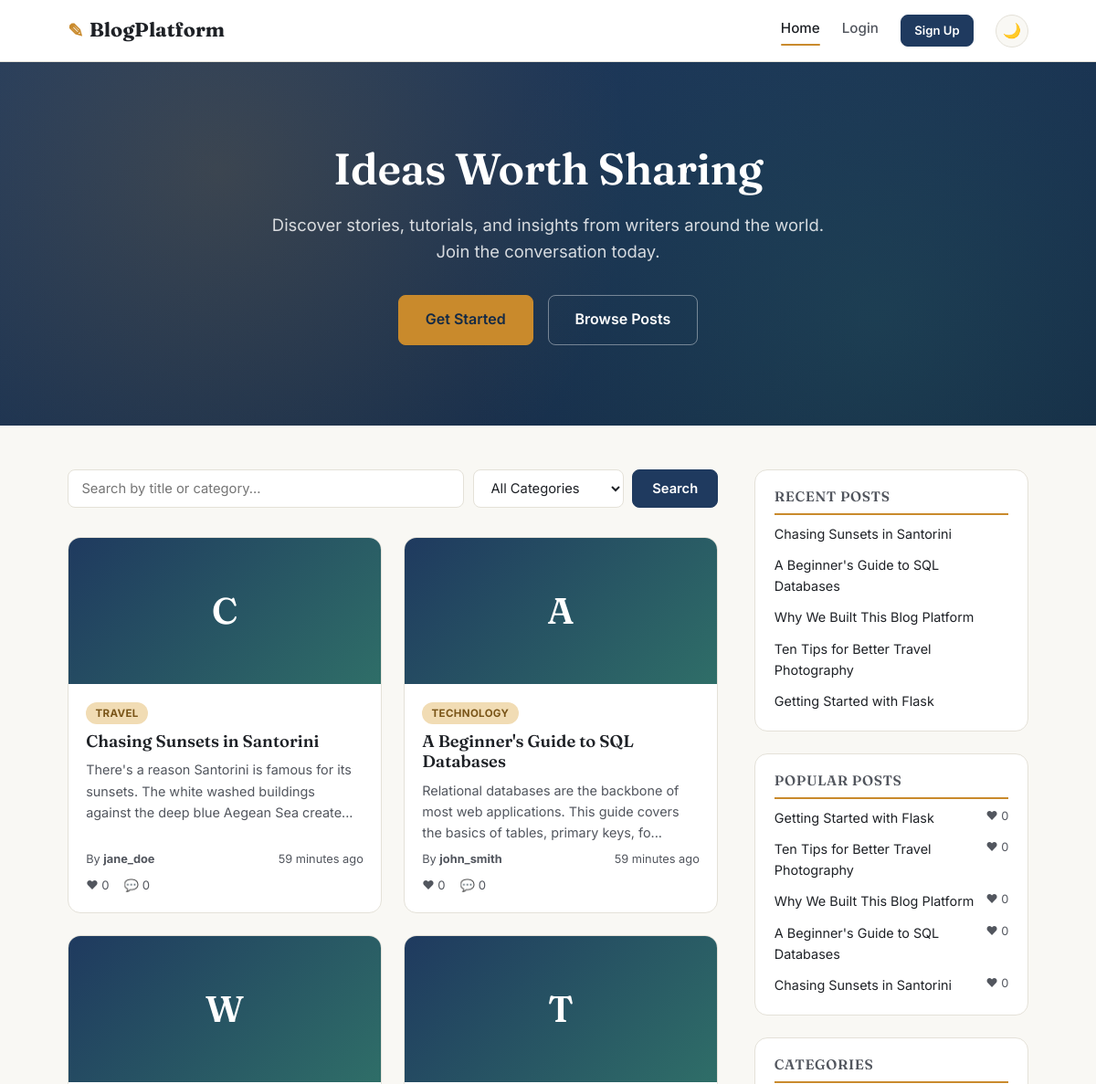
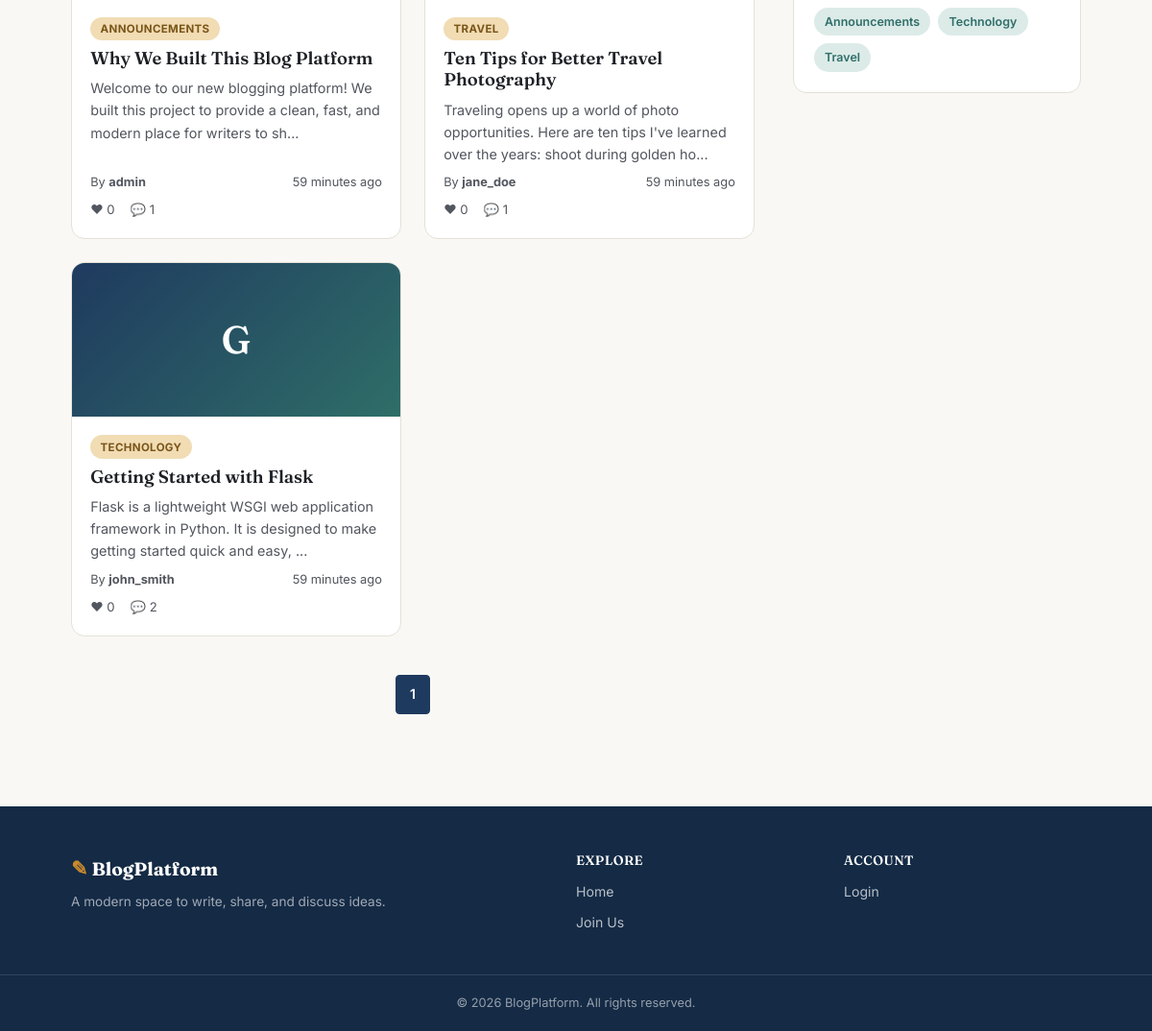
The page / on the database its author committed (2 pictures, top to bottom).
### models.py (models this page shows, shortened)
class BlogPost(db.Model):
    __tablename__ = "blog_posts"
    id = db.Column(db.Integer, primary_key=True)
    title = db.Column(db.String(200), nullable=False)
    content = db.Column(db.Text, nullable=False)
    category = db.Column(db.String(50), default="General", index=True)
    image_filename = db.Column(db.String(255), nullable=True)
    created_at = db.Column(db.DateTime, default=datetime.utcnow, index=True)
    updated_at = db.Column(db.DateTime, default=datetime.utcnow, onupdate=datetime.utcnow)
    user_id = db.Column(db.Integer, db.ForeignKey("users.id"), nullable=False)
    comments = db.relationship(
        "Comment", backref="post", lazy="dynamic", cascade="all, delete-orphan"
    )
    liked_by = db.relationship(
        "User", secondary=post_likes, backref=db.backref("liked_posts", lazy="dynamic")
    )
    @property
    def like_count(self):
        return len(self.liked_by)
    @property
    def comment_count(self):
        return self.comments.count()

class User(UserMixin, db.Model):
    __tablename__ = "users"
    id = db.Column(db.Integer, primary_key=True)
    username = db.Column(db.String(80), unique=True, nullable=False, index=True)
    email = db.Column(db.String(150), unique=True, nullable=False, index=True)
    password_hash = db.Column(db.String(255), nullable=False)
    bio = db.Column(db.String(500), default="")
    created_at = db.Column(db.DateTime, default=datetime.utcnow)
    posts = db.relationship(
        "BlogPost", backref="author", lazy="dynamic", cascade="all, delete-orphan"
    )
    comments = db.relationship(
        "Comment", backref="author", lazy="dynamic", cascade="all, delete-orphan"
    )

### routes.py (the view)
@pages_bp.route("/")
def index():
    page = request.args.get("page", 1, type=int)
    search = request.args.get("search", "", type=str).strip()
    category = request.args.get("category", "", type=str).strip()
    query = BlogPost.query
    if search:
        like = f"%{search}%"
        query = query.filter(
            db.or_(BlogPost.title.ilike(like), BlogPost.category.ilike(like))
        )
    if category:
        query = query.filter(BlogPost.category == category)
    query = query.order_by(BlogPost.created_at.desc())
    pagination = query.paginate(
        page=page, per_page=current_app.config["POSTS_PER_PAGE"], error_out=False
    )
    popular_posts = BlogPost.query.all()
    popular_posts.sort(key=lambda p: p.like_count, reverse=True)
    popular_posts = popular_posts[:5]
    recent_posts = BlogPost.query.order_by(BlogPost.created_at.desc()).limit(5).all()
    categories = [c[0] for c in db.session.query(BlogPost.category).distinct().all()]
    return render_template(
        "index.html",
        posts=pagination.items,
        pagination=pagination,
        popular_posts=popular_posts,
        recent_posts=recent_posts,
        categories=categories,
        search=search,
        selected_category=category,
    )

### templates/index.html (shortened to what this page needs)
{% extends "base.html" %}
{% block content %}
<section class="hero">
  <div class="hero-content">
    <h1>Ideas Worth Sharing</h1>
    <p>Discover stories, tutorials, and insights from writers around the world. Join the conversation today.</p>
    <div class="hero-actions">
      {% if current_user.is_authenticated %}
        <a href="{{ url_for('pages.create_post_page') }}" class="btn btn-primary btn-lg">Write a Post</a>
      {% else %}
        <a href="{{ url_for('pages.register_page') }}" class="btn btn-primary btn-lg">Get Started</a>
      {% endif %}
      <a href="#posts" class="btn btn-outline btn-lg">Browse Posts</a>
    </div>
  </div>
</section>
<div class="container page-grid" id="posts">
  <div class="content-column">
    <div class="search-bar">
      <form method="GET" action="{{ url_for('pages.index') }}" class="search-form">
        <input type="text" name="search" placeholder="Search by title or category..." value="{{ search }}" class="search-input">
        <select name="category" class="search-select">
          <option value="">All Categories</option>
        </select>
        <button type="submit" class="btn btn-primary">Search</button>
      </form>
    </div>
    {% if posts %}
      <div class="blog-grid">
        {% for post in posts %}
        <article class="blog-card">
          <a href="{{ url_for('pages.view_post', post_id=post.id) }}" class="blog-card-image-link">
            {% if post.image_filename %}
              <img src="{{ url_for('static', filename='uploads/' + post.image_filename) }}" alt="{{ post.title }}" class="blog-card-image">
            {% else %}
              <div class="blog-card-image blog-card-placeholder">{{ post.title[0] | upper }}</div>
            {% endif %}
          </a>
          <div class="blog-card-body">
            <span class="badge">{{ post.category }}</span>
            <h3><a href="{{ url_for('pages.view_post', post_id=post.id) }}">{{ post.title }}</a></h3>
            <p class="blog-card-excerpt">{{ post.content[:120] }}{% if post.content|length > 120 %}...{% endif %}</p>
            <div class="blog-card-meta">
              <span>By <strong>{{ post.author.username }}</strong></span>
              <span>{{ post.created_at | timeago }}</span>
            </div>
            <div class="blog-card-stats">
              <span>❤ {{ post.like_count }}</span>
              <span>💬 {{ post.comment_count }}</span>
            </div>
          </div>
        </article>
        {% endfor %}
      </div>
      <div class="pagination">
        {% for p in pagination.iter_pages() %}
          {% if p %}
            <a href="{{ url_for('pages.index', page=p, search=search, category=selected_category) }}" class="page-link {% if p == pagination.page %}active{% endif %}">{{ p }}</a>
          {% else %}
            <span class="page-ellipsis">...</span>
          {% endif %}
        {% endfor %}
      </div>
    {% else %}
      <div class="empty-state">
        <p>No posts found. {% if current_user.is_authenticated %}<a href="{{ url_for('pages.create_post_page') }}">Write the first one!</a>{% endif %}</p>
      </div>
    {% endif %}
  </div>
  <aside class="sidebar">
    <div class="sidebar-widget">
      <h4>Recent Posts</h4>
      <ul class="sidebar-list">
        {% for p in recent_posts %}
          <li><a href="{{ url_for('pages.view_post', post_id=p.id) }}">{{ p.title }}</a></li>
        {% endfor %}
      </ul>
    </div>
    <div class="sidebar-widget">
      <h4>Popular Posts</h4>
      <ul class="sidebar-list">
        {% for p in popular_posts %}
          <li><a href="{{ url_for('pages.view_post', post_id=p.id) }}">{{ p.title }}</a> <span class="sidebar-likes">❤ {{ p.like_count }}</span></li>
        {% endfor %}
      </ul>
    </div>
    <div class="sidebar-widget">
      <h4>Categories</h4>
      <div class="category-tags">
        {% for cat in categories %}
          <a href="{{ url_for('pages.index', category=cat) }}" class="tag">{{ cat }}</a>
        {% endfor %}
      </div>
    </div>
  </aside>
</div>
{% endblock %}

### templates/base.html (shortened to what this page needs)
<!DOCTYPE html>
<html lang="en" data-theme="light">
<head>
<link rel="stylesheet" href="{{ url_for('static', filename='css/style.css') }}">
</head>
<body>
<nav class="navbar">
  <div class="navbar-container">
    <a href="{{ url_for('pages.index') }}" class="navbar-brand">
      <span class="brand-icon">✎</span> BlogPlatform
    </a>
    <div class="navbar-links" id="navLinks">
      <a href="{{ url_for('pages.index') }}" class="nav-link {% if request.endpoint == 'pages.index' %}active{% endif %}">Home</a>
      {% if current_user.is_authenticated %}
        <a href="{{ url_for('pages.dashboard') }}" class="nav-link {% if request.endpoint == 'pages.dashboard' %}active{% endif %}">Dashboard</a>
        <a href="{{ url_for('pages.create_post_page') }}" class="nav-link {% if request.endpoint == 'pages.create_post_page' %}active{% endif %}">New Post</a>
        <a href="{{ url_for('profile.profile') }}" class="nav-link {% if request.endpoint == 'profile.profile' %}active{% endif %}">Profile</a>
        <form action="{{ url_for('auth.logout') }}" method="POST" class="inline-form">
          <input type="hidden" name="csrf_token" value="{{ csrf_token() }}">
          <button type="submit" class="btn btn-outline btn-sm">Logout</button>
        </form>
        <span class="navbar-user">Hi, {{ current_user.username }}</span>
      {% else %}
        <a href="{{ url_for('pages.login_page') }}" class="nav-link {% if request.endpoint == 'pages.login_page' %}active{% endif %}">Login</a>
        <a href="{{ url_for('pages.register_page') }}" class="btn btn-primary btn-sm">Sign Up</a>
      {% endif %}
      <button class="theme-toggle" id="themeToggle" aria-label="Toggle dark mode" title="Toggle dark/light mode">
        <span id="themeIcon">🌙</span>
      </button>
    </div>
  </div>
</nav>
<main class="main-content">
  {% block content %}{% endblock %}
</main>
<footer class="footer">
  <div class="footer-container">
    <div class="footer-brand">
      <span class="brand-icon">✎</span> BlogPlatform
      <p>A modern space to write, share, and discuss ideas.</p>
    </div>
    <div class="footer-links">
      <h4>Explore</h4>
      <a href="{{ url_for('pages.index') }}">Home</a>
      <a href="{{ url_for('pages.register_page') }}">Join Us</a>
    </div>
    <div class="footer-links">
      <h4>Account</h4>
      {% if current_user.is_authenticated %}
        <a href="{{ url_for('pages.dashboard') }}">Dashboard</a>
        <a href="{{ url_for('profile.profile') }}">Profile</a>
      {% else %}
        <a href="{{ url_for('pages.login_page') }}">Login</a>
      {% endif %}
    </div>
  </div>
  <div class="footer-bottom">
    &copy; 2026 BlogPlatform. All rights reserved.
  </div>
</footer>
</body>
</html>

### rows shown on the page
BlogPost: title "C", category "TRAVEL", title "Chasing Sunsets in Santorini", content "There's a reason Santorini is famous for its sunsets. The white washed buildings against the deep blue Aegean Sea create", author.username "jane_doe", created_at "59 minutes ago", like_count "0", comment_count "0"
BlogPost: title "A", category "TECHNOLOGY", title "A Beginner's Guide to SQL Databases", content "Relational databases are the backbone of most web applications. This guide covers the basics of tables, primary keys, fo", author.username "john_smith", created_at "59 minutes ago", like_count "0", comment_count "0"
BlogPost: title "W", category "ANNOUNCEMENTS", title "Why We Built This Blog Platform", content "Welcome to our new blogging platform! We built this project to provide a clean, fast, and modern place for writers to sh", author.username "admin", created_at "59 minutes ago", like_count "0", comment_count "1"
BlogPost: title "T", category "TRAVEL", title "Ten Tips for Better Travel Photography", content "Traveling opens up a world of photo opportunities. Here are ten tips I've learned over the years: shoot during golden ho", author.username "jane_doe", created_at "59 minutes ago", like_count "0", comment_count "1"
BlogPost: title "G", category "TECHNOLOGY", title "Getting Started with Flask", content "Flask is a lightweight WSGI web application framework in Python. It is designed to make getting started quick and easy,", author.username "john_smith", created_at "59 minutes ago", like_count "0", comment_count "2"

### other values the page prints
{{ p }} "1"
{{ cat }} "Announcements" "Technology" "Travel"
